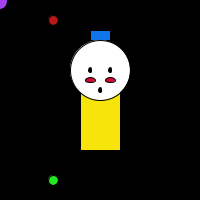
Frame 1 (no input)
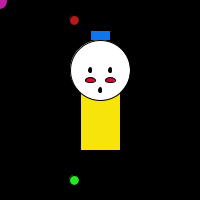
Frame 60 (the mouse pressed at the canvas centre just before this capture)
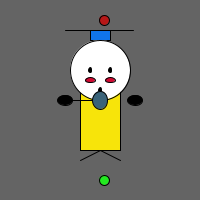
Frame 120 (the mouse held since frame 60 and released just before this capture)

The Processing sketch that drew these frames (run headless with seeded random() and noise(); from frame 60 on, the mouse is pressed at the canvas centre):

// Processing sketch: processing_24096
// ── processing_24096.pde

//Hui Zhang processing
// Project 2


float yoyoR;
float yoyoG;
float yoyoB;
 
int circleX= 50;
int speed = 3;
int state = 0;

void setup(){ 
size(200,200);

smooth();
}


void draw() { 
  
background(mouseX,mouseY,mouseY);
int x = width/2;
int y = height/2;


ellipseMode(CENTER);
rectMode(CENTER);
stroke(0);




//hat
fill(16,116,234);
rect(100,35,20,10);
fill(0);
line(65,30,133,30);


  circleX = circleX + speed;
  
  if((circleX < 50) || (circleX > 150))  {
    speed = speed * -1;
  }
  
  stroke(0); 
  fill(183,24,24); 
  ellipse(circleX,20,10,10);
  fill(35,233,33);
 ellipse(circleX,180,10,10);

fill(247,228,10);
rect(100,100,40,100);


//face
fill(255);
ellipse(100,70,60,60);




fill(0);
ellipse(110,70,3,5);
ellipse(90,70,3,5);
ellipse(100,90,3,5);
stroke(0);



fill(210,10,50);
ellipse(110,80,10,5);
ellipse(90,80,10,5);


//hands
fill(0);
ellipse(65,100,15,10);
ellipse(135,100,15,10);


//feet
line(100,150,80,160);
line(100,150,120,160);



fill(0);
line(x-40,y,pmouseX,pmouseY);

//yoyo
yoyoR = random(255);
yoyoG = random(255);
yoyoB = random(255);
fill(yoyoR,yoyoG,yoyoB);
ellipse(mouseX,mouseY,15,18);
}
